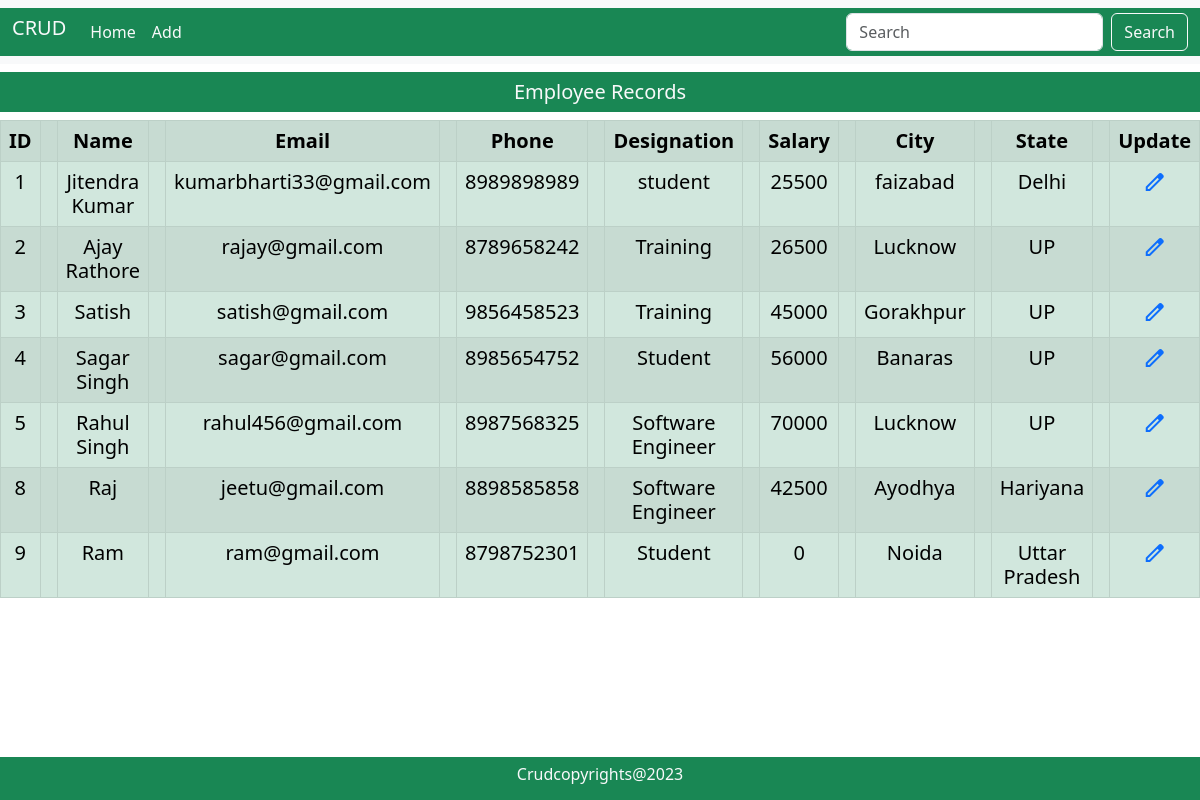
The page / on the database its author committed.
### mainApp/models.py (models this page shows, shortened)
class Employee(models.Model):
    id=models.AutoField(primary_key=True)
    name=models.CharField(max_length=20)
    email=models.EmailField(max_length=30)
    phone=models.CharField(max_length=12)
    dsg=models.CharField(max_length=20)
    salary=models.IntegerField()
    city=models.CharField(max_length=25,default="",null=True, blank=True)
    state=models.CharField(max_length=25,default="",null=True, blank=True)
    """
    In MySQL Database Querry

        create table Employee(
        id int auto_increment primary key,
        name varchar(30) not null,
        email varchar(30) not null,
        phone int not null,
        dsg varchar(12) not null,
        salary int not null,
        city varchar(20),
        state varchar(20)


        )
    """

### mainApp/views.py (the view)
# urls.py: path('',views.homePage),
def homePage(Request):
    data = Employee.objects.all()
    return render(Request,'index.html',{'data':data})

### mainApp/templates/index.html (shortened to what this page needs)
{% load static %}
<!DOCTYPE html>
<html lang="en">
<head>
    <link href="https://cdn.jsdelivr.net/npm/bootstrap@5.3.0-alpha3/dist/css/bootstrap.min.css" rel="stylesheet">
</head>
<body>
    <nav class="navbar navbar-expand-lg bg-body-tertiary sticky-top">
        <div class="container-fluid bg-success">
          <a class="navbar-brand mb-2 text-light" href="#">CRUD</a>
          <div class="collapse navbar-collapse" id="navbarSupportedContent">
            <ul class="navbar-nav me-auto mb-2 mb-lg-0">
              <li class="nav-item">
                <a class="nav-link active text-light" aria-current="page" href="/">Home</a>
              </li>
              <li class="nav-item">
                <a class="nav-link text-light" href="/add/">Add</a>
              </li>
            </ul>
            <form class="d-flex" role="search" method="post" action="/search/">
              <input class="form-control me-2" type="search" name="search" placeholder="Search" aria-label="Search">
              <button class="btn btn-outline-light" type="submit">Search</button>
            </form>
          </div>
        </div>
      </nav>
    {% block body %}
        <h5 class="mt-2 bg-success text-center p-2 text-light">Employee Records<h5>
          <div class="table-responsive">
            <table class="table table-bordered table-success table-striped table-hover text-center">
              <tr>
                <th>ID<th>
                <th>Name<th>
                <th>Email<th>
                <th>Phone<th>
                <th>Designation<th>
                <th>Salary<th>
                <th>City<th>
                <th>State<th>
                <th>Update</th>
              </tr>
              {% for item in data %}
              <tr>
                <td>{{item.id}}<td>
                <td>{{item.name}}<td>
                <td>{{item.email}}<td>
                <td>{{item.phone}}<td>
                <td>{{item.dsg}}<td>
                <td>{{item.salary}}<td>
                <td>{{item.city}}<td>
                <td>{{item.state}}<td>
                <td><a href="/update/{{item.id}}"/a><span class="material-symbols-outlined">edit</span></td>
              </tr>
              {% endfor %}
            </table>
          </div>
    {% endblock %}
    <footer class="bg-success text-center text-light p-2 fixed-bottom">
        <h6>Crudcopyrights@2023</h6>
    </footer>
</body>
</html>

### rows shown on the page
Employee: id "1", name "Jitendra Kumar", email "kumarbharti33@gmail.com", phone "8989898989", dsg "student", salary "25500", city "faizabad", state "Delhi"
Employee: id "2", name "Ajay Rathore", email "rajay@gmail.com", phone "8789658242", dsg "Training", salary "26500", city "Lucknow", state "UP"
Employee: id "3", name "Satish", email "satish@gmail.com", phone "9856458523", dsg "Training", salary "45000", city "Gorakhpur", state "UP"
Employee: id "4", name "Sagar Singh", email "sagar@gmail.com", phone "8985654752", dsg "Student", salary "56000", city "Banaras", state "UP"
Employee: id "5", name "Rahul Singh", email "rahul456@gmail.com", phone "8987568325", dsg "Software Engineer", salary "70000", city "Lucknow", state "UP"
Employee: id "8", name "Raj", email "jeetu@gmail.com", phone "8898585858", dsg "Software Engineer", salary "42500", city "Ayodhya", state "Hariyana"
Employee: id "9", name "Ram", email "ram@gmail.com", phone "8798752301", dsg "Student", salary "0", city "Noida", state "Uttar Pradesh"
